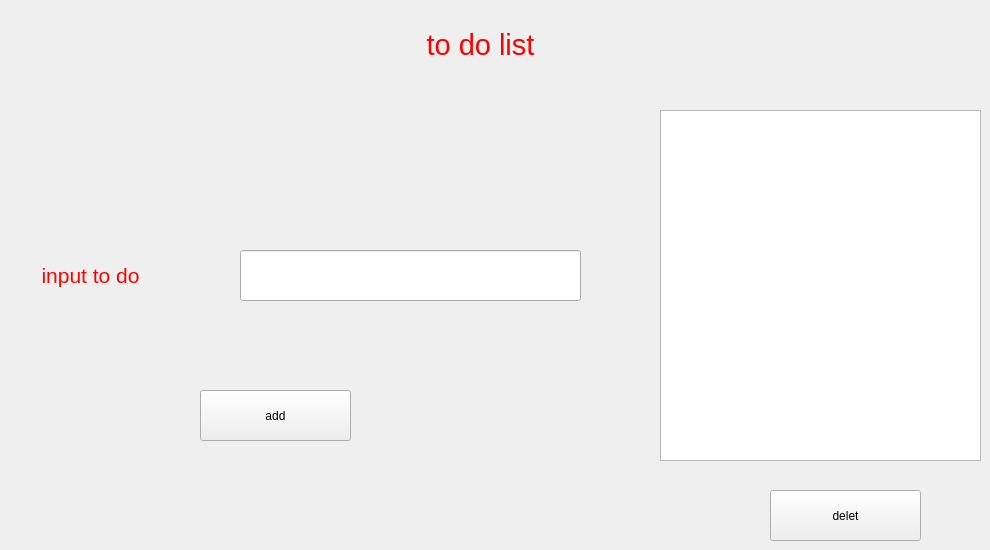
  <widget class="QWidget" name="centralwidget">
   <widget class="QListWidget" name="list">
    <property name="geometry">
     <rect>
      <x>660</x>
      <y>110</y>
      <width>321</width>
      <height>351</height>
     </rect>
    </property>
   </widget>
   <widget class="QLabel" name="label">
    <property name="enabled">
     <bool>true</bool>
    </property>
    <property name="geometry">
     <rect>
      <x>300</x>
      <y>10</y>
      <width>361</width>
      <height>71</height>
     </rect>
    </property>
    <property name="palette">
     <palette>
      <active>
       <colorrole role="WindowText">
        <brush brushstyle="SolidPattern">
         <color alpha="255">
          <red>0</red>
          <green>0</green>
          <blue>0</blue>
         </color>
        </brush>
       </colorrole>
       <colorrole role="Button">
        <brush brushstyle="SolidPattern">
         <color alpha="255">
          <red>240</red>
          <green>24</green>
          <blue>136</blue>
         </color>
        </brush>
       </colorrole>
       <colorrole role="Light">
        <brush brushstyle="SolidPattern">
         <color alpha="255">
          <red>255</red>
          <green>130</green>
          <blue>195</blue>
         </color>
        </brush>
       </colorrole>
       <colorrole role="Midlight">
        <brush brushstyle="SolidPattern">
         <color alpha="255">
          <red>247</red>
          <green>77</green>
          <blue>165</blue>
         </color>
        </brush>
       </colorrole>
       <colorrole role="Dark">
        <brush brushstyle="SolidPattern">
         <color alpha="255">
          <red>120</red>
          <green>12</green>
          <blue>68</blue>
         </color>
        </brush>
       </colorrole>
       <colorrole role="Mid">
        <brush brushstyle="SolidPattern">
         <color alpha="255">
          <red>160</red>
          <green>16</green>
          <blue>91</blue>
         </color>
        </brush>
       </colorrole>
       <colorrole role="Text">
        <brush brushstyle="SolidPattern">
         <color alpha="255">
          <red>0</red>
          <green>0</green>
          <blue>0</blue>
         </color>
        </brush>
       </colorrole>
       <colorrole role="BrightText">
        <brush brushstyle="SolidPattern">
         <color alpha="255">
          <red>255</red>
          <green>255</green>
          <blue>255</blue>
         </color>
        </brush>
       </colorrole>
       <colorrole role="ButtonText">
        <brush brushstyle="SolidPattern">
         <color alpha="255">
          <red>0</red>
          <green>0</green>
          <blue>0</blue>
         </color>
        </brush>
       </colorrole>
       <colorrole role="Base">
        <brush brushstyle="SolidPattern">
         <color alpha="255">
          <red>255</red>
          <green>255</green>
          <blue>255</blue>
         </color>
        </brush>
       </colorrole>
       <colorrole role="Window">
        <brush brushstyle="SolidPattern">
         <color alpha="255">
          <red>240</red>
          <green>24</green>
          <blue>136</blue>
         </color>
        </brush>
       </colorrole>
       <colorrole role="Shadow">
        <brush brushstyle="SolidPattern">
         <color alpha="255">
          <red>0</red>
          <green>0</green>
          <blue>0</blue>
         </color>
        </brush>
       </colorrole>
       <colorrole role="AlternateBase">
        <brush brushstyle="SolidPattern">
         <color alpha="255">
          <red>247</red>
          <green>139</green>
          <blue>195</blue>
         </color>
        </brush>
       </colorrole>
       <colorrole role="ToolTipBase">
        <brush brushstyle="SolidPattern">
         <color alpha="255">
          <red>255</red>
          <green>255</green>
          <blue>220</blue>
         </color>
        </brush>
       </colorrole>
       <colorrole role="ToolTipText">
        <brush brushstyle="SolidPattern">
         <color alpha="255">
          <red>0</red>
          <green>0</green>
          <blue>0</blue>
         </color>
        </brush>
       </colorrole>
       <colorrole role="PlaceholderText">
        <brush brushstyle="SolidPattern">
         <color alpha="128">
          <red>0</red>
          <green>0</green>
          <blue>0</blue>
         </color>
        </brush>
       </colorrole>
      </active>
      <inactive>
       <colorrole role="WindowText">
        <brush brushstyle="SolidPattern">
         <color alpha="255">
          <red>0</red>
          <green>0</green>
          <blue>0</blue>
         </color>
        </brush>
       </colorrole>
       <colorrole role="Button">
        <brush brushstyle="SolidPattern">
         <color alpha="255">
          <red>240</red>
          <green>24</green>
          <blue>136</blue>
         </color>
        </brush>
       </colorrole>
       <colorrole role="Light">
        <brush brushstyle="SolidPattern">
         <color alpha="255">
          <red>255</red>
          <green>130</green>
          <blue>195</blue>
         </color>
        </brush>
       </colorrole>
       <colorrole role="Midlight">
        <brush brushstyle="SolidPattern">
         <color alpha="255">
          <red>247</red>
          <green>77</green>
          <blue>165</blue>
         </color>
        </brush>
       </colorrole>
       <colorrole role="Dark">
        <brush brushstyle="SolidPattern">
         <color alpha="255">
          <red>120</red>
          <green>12</green>
          <blue>68</blue>
         </color>
        </brush>
       </colorrole>
       <colorrole role="Mid">
        <brush brushstyle="SolidPattern">
         <color alpha="255">
          <red>160</red>
          <green>16</green>
          <blue>91</blue>
         </color>
        </brush>
       </colorrole>
       <colorrole role="Text">
        <brush brushstyle="SolidPattern">
         <color alpha="255">
          <red>0</red>
          <green>0</green>
          <blue>0</blue>
         </color>
        </brush>
       </colorrole>
       <colorrole role="BrightText">
        <brush brushstyle="SolidPattern">
         <color alpha="255">
          <red>255</red>
          <green>255</green>
          <blue>255</blue>
         </color>
        </brush>
       </colorrole>
       <colorrole role="ButtonText">
        <brush brushstyle="SolidPattern">
         <color alpha="255">
          <red>0</red>
          <green>0</green>
          <blue>0</blue>
         </color>
        </brush>
       </colorrole>
       <colorrole role="Base">
        <brush brushstyle="SolidPattern">
         <color alpha="255">
          <red>255</red>
          <green>255</green>
          <blue>255</blue>
         </color>
        </brush>
       </colorrole>
       <colorrole role="Window">
        <brush brushstyle="SolidPattern">
         <color alpha="255">
          <red>240</red>
          <green>24</green>
          <blue>136</blue>
         </color>
        </brush>
       </colorrole>
       <colorrole role="Shadow">
        <brush brushstyle="SolidPattern">
         <color alpha="255">
          <red>0</red>
          <green>0</green>
          <blue>0</blue>
         </color>
        </brush>
       </colorrole>
       <colorrole role="AlternateBase">
        <brush brushstyle="SolidPattern">
         <color alpha="255">
          <red>247</red>
          <green>139</green>
          <blue>195</blue>
         </color>
        </brush>
       </colorrole>
       <colorrole role="ToolTipBase">
        <brush brushstyle="SolidPattern">
         <color alpha="255">
          <red>255</red>
          <green>255</green>
          <blue>220</blue>
         </color>
        </brush>
       </colorrole>
       <colorrole role="ToolTipText">
        <brush brushstyle="SolidPattern">
         <color alpha="255">
          <red>0</red>
          <green>0</green>
          <blue>0</blue>
         </color>
        </brush>
       </colorrole>
       <colorrole role="PlaceholderText">
        <brush brushstyle="SolidPattern">
         <color alpha="128">
          <red>0</red>
          <green>0</green>
          <blue>0</blue>
         </color>
        </brush>
       </colorrole>
      </inactive>
      <disabled>
       <colorrole role="WindowText">
        <brush brushstyle="SolidPattern">
         <color alpha="255">
          <red>120</red>
          <green>12</green>
          <blue>68</blue>
         </color>
        </brush>
       </colorrole>
       <colorrole role="Button">
        <brush brushstyle="SolidPattern">
         <color alpha="255">
          <red>240</red>
          <green>24</green>
          <blue>136</blue>
         </color>
        </brush>
       </colorrole>
       <colorrole role="Light">
        <brush brushstyle="SolidPattern">
         <color alpha="255">
          <red>255</red>
          <green>130</green>
          <blue>195</blue>
         </color>
        </brush>
       </colorrole>
       <colorrole role="Midlight">
        <brush brushstyle="SolidPattern">
         <color alpha="255">
          <red>247</red>
          <green>77</green>
          <blue>165</blue>
         </color>
        </brush>
       </colorrole>
       <colorrole role="Dark">
        <brush brushstyle="SolidPattern">
         <color alpha="255">
          <red>120</red>
          <green>12</green>
          <blue>68</blue>
         </color>
        </brush>
       </colorrole>
       <colorrole role="Mid">
        <brush brushstyle="SolidPattern">
         <color alpha="255">
          <red>160</red>
          <green>16</green>
          <blue>91</blue>
         </color>
        </brush>
       </colorrole>
       <colorrole role="Text">
        <brush brushstyle="SolidPattern">
         <color alpha="255">
          <red>120</red>
          <green>12</green>
          <blue>68</blue>
         </color>
        </brush>
       </colorrole>
       <colorrole role="BrightText">
        <brush brushstyle="SolidPattern">
         <color alpha="255">
          <red>255</red>
          <green>255</green>
          <blue>255</blue>
         </color>
        </brush>
       </colorrole>
       <colorrole role="ButtonText">
        <brush brushstyle="SolidPattern">
         <color alpha="255">
          <red>120</red>
          <green>12</green>
          <blue>68</blue>
         </color>
        </brush>
       </colorrole>
       <colorrole role="Base">
        <brush brushstyle="SolidPattern">
         <color alpha="255">
          <red>240</red>
          <green>24</green>
          <blue>136</blue>
         </color>
        </brush>
       </colorrole>
       <colorrole role="Window">
        <brush brushstyle="SolidPattern">
         <color alpha="255">
          <red>240</red>
          <green>24</green>
          <blue>136</blue>
         </color>
        </brush>
       </colorrole>
       <colorrole role="Shadow">
        <brush brushstyle="SolidPattern">
         <color alpha="255">
          <red>0</red>
          <green>0</green>
          <blue>0</blue>
         </color>
        </brush>
       </colorrole>
       <colorrole role="AlternateBase">
        <brush brushstyle="SolidPattern">
         <color alpha="255">
          <red>240</red>
          <green>24</green>
          <blue>136</blue>
         </color>
        </brush>
       </colorrole>
       <colorrole role="ToolTipBase">
        <brush brushstyle="SolidPattern">
         <color alpha="255">
          <red>255</red>
          <green>255</green>
          <blue>220</blue>
         </color>
        </brush>
       </colorrole>
       <colorrole role="ToolTipText">
        <brush brushstyle="SolidPattern">
         <color alpha="255">
          <red>0</red>
          <green>0</green>
          <blue>0</blue>
         </color>
        </brush>
       </colorrole>
       <colorrole role="PlaceholderText">
        <brush brushstyle="SolidPattern">
         <color alpha="128">
          <red>0</red>
          <green>0</green>
          <blue>0</blue>
         </color>
        </brush>
       </colorrole>
      </disabled>
     </palette>
    </property>
    <property name="mouseTracking">
     <bool>true</bool>
    </property>
    <property name="text">
     <string>&lt;html&gt;&lt;head/&gt;&lt;body&gt;&lt;p align=&quot;center&quot;&gt;&lt;span style=&quot; font-size:22pt; color:#ff0000;&quot;&gt;to do list&lt;/span&gt;&lt;/p&gt;&lt;/body&gt;&lt;/html&gt;</string>
    </property>
   </widget>
   <widget class="QLabel" name="label_2">
    <property name="enabled">
     <bool>true</bool>
    </property>
    <property name="geometry">
     <rect>
      <x>10</x>
      <y>240</y>
      <width>161</width>
      <height>71</height>
     </rect>
    </property>
    <property name="palette">
     <palette>
      <active>
       <colorrole role="WindowText">
        <brush brushstyle="SolidPattern">
         <color alpha="255">
          <red>0</red>
          <green>0</green>
          <blue>0</blue>
         </color>
        </brush>
       </colorrole>
       <colorrole role="Button">
        <brush brushstyle="SolidPattern">
         <color alpha="255">
          <red>240</red>
          <green>24</green>
          <blue>136</blue>
         </color>
        </brush>
       </colorrole>
       <colorrole role="Light">
        <brush brushstyle="SolidPattern">
         <color alpha="255">
          <red>255</red>
          <green>130</green>
          <blue>195</blue>
         </color>
        </brush>
       </colorrole>
       <colorrole role="Midlight">
        <brush brushstyle="SolidPattern">
         <color alpha="255">
          <red>247</red>
          <green>77</green>
          <blue>165</blue>
         </color>
        </brush>
       </colorrole>
       <colorrole role="Dark">
        <brush brushstyle="SolidPattern">
         <color alpha="255">
          <red>120</red>
          <green>12</green>
          <blue>68</blue>
         </color>
        </brush>
       </colorrole>
       <colorrole role="Mid">
        <brush brushstyle="SolidPattern">
         <color alpha="255">
          <red>160</red>
          <green>16</green>
          <blue>91</blue>
         </color>
        </brush>
       </colorrole>
       <colorrole role="Text">
        <brush brushstyle="SolidPattern">
         <color alpha="255">
          <red>0</red>
          <green>0</green>
          <blue>0</blue>
         </color>
        </brush>
       </colorrole>
       <colorrole role="BrightText">
        <brush brushstyle="SolidPattern">
         <color alpha="255">
          <red>255</red>
          <green>255</green>
          <blue>255</blue>
         </color>
        </brush>
       </colorrole>
       <colorrole role="ButtonText">
        <brush brushstyle="SolidPattern">
         <color alpha="255">
          <red>0</red>
          <green>0</green>
          <blue>0</blue>
         </color>
        </brush>
       </colorrole>
       <colorrole role="Base">
        <brush brushstyle="SolidPattern">
         <color alpha="255">
          <red>255</red>
          <green>255</green>
          <blue>255</blue>
         </color>
        </brush>
       </colorrole>
       <colorrole role="Window">
        <brush brushstyle="SolidPattern">
         <color alpha="255">
          <red>240</red>
          <green>24</green>
          <blue>136</blue>
         </color>
        </brush>
       </colorrole>
       <colorrole role="Shadow">
        <brush brushstyle="SolidPattern">
         <color alpha="255">
          <red>0</red>
          <green>0</green>
          <blue>0</blue>
         </color>
        </brush>
       </colorrole>
       <colorrole role="AlternateBase">
        <brush brushstyle="SolidPattern">
         <color alpha="255">
          <red>247</red>
          <green>139</green>
          <blue>195</blue>
         </color>
        </brush>
       </colorrole>
       <colorrole role="ToolTipBase">
        <brush brushstyle="SolidPattern">
         <color alpha="255">
          <red>255</red>
          <green>255</green>
          <blue>220</blue>
         </color>
        </brush>
       </colorrole>
       <colorrole role="ToolTipText">
        <brush brushstyle="SolidPattern">
         <color alpha="255">
          <red>0</red>
          <green>0</green>
          <blue>0</blue>
         </color>
        </brush>
       </colorrole>
       <colorrole role="PlaceholderText">
        <brush brushstyle="SolidPattern">
         <color alpha="128">
          <red>0</red>
          <green>0</green>
          <blue>0</blue>
         </color>
        </brush>
       </colorrole>
      </active>
      <inactive>
       <colorrole role="WindowText">
        <brush brushstyle="SolidPattern">
         <color alpha="255">
          <red>0</red>
          <green>0</green>
          <blue>0</blue>
         </color>
        </brush>
       </colorrole>
       <colorrole role="Button">
        <brush brushstyle="SolidPattern">
         <color alpha="255">
          <red>240</red>
          <green>24</green>
          <blue>136</blue>
         </color>
        </brush>
       </colorrole>
       <colorrole role="Light">
        <brush brushstyle="SolidPattern">
         <color alpha="255">
          <red>255</red>
          <green>130</green>
          <blue>195</blue>
         </color>
        </brush>
       </colorrole>
       <colorrole role="Midlight">
        <brush brushstyle="SolidPattern">
         <color alpha="255">
          <red>247</red>
          <green>77</green>
          <blue>165</blue>
         </color>
        </brush>
       </colorrole>
       <colorrole role="Dark">
        <brush brushstyle="SolidPattern">
         <color alpha="255">
          <red>120</red>
          <green>12</green>
          <blue>68</blue>
         </color>
        </brush>
       </colorrole>
       <colorrole role="Mid">
        <brush brushstyle="SolidPattern">
         <color alpha="255">
          <red>160</red>
          <green>16</green>
          <blue>91</blue>
         </color>
        </brush>
       </colorrole>
       <colorrole role="Text">
        <brush brushstyle="SolidPattern">
         <color alpha="255">
          <red>0</red>
          <green>0</green>
          <blue>0</blue>
         </color>
        </brush>
       </colorrole>
       <colorrole role="BrightText">
        <brush brushstyle="SolidPattern">
         <color alpha="255">
          <red>255</red>
          <green>255</green>
          <blue>255</blue>
         </color>
        </brush>
       </colorrole>
       <colorrole role="ButtonText">
        <brush brushstyle="SolidPattern">
         <color alpha="255">
          <red>0</red>
          <green>0</green>
          <blue>0</blue>
         </color>
        </brush>
       </colorrole>
       <colorrole role="Base">
        <brush brushstyle="SolidPattern">
         <color alpha="255">
          <red>255</red>
          <green>255</green>
          <blue>255</blue>
         </color>
        </brush>
       </colorrole>
       <colorrole role="Window">
        <brush brushstyle="SolidPattern">
         <color alpha="255">
          <red>240</red>
          <green>24</green>
          <blue>136</blue>
         </color>
        </brush>
       </colorrole>
       <colorrole role="Shadow">
        <brush brushstyle="SolidPattern">
         <color alpha="255">
          <red>0</red>
          <green>0</green>
          <blue>0</blue>
         </color>
        </brush>
       </colorrole>
       <colorrole role="AlternateBase">
        <brush brushstyle="SolidPattern">
         <color alpha="255">
          <red>247</red>
          <green>139</green>
          <blue>195</blue>
         </color>
        </brush>
       </colorrole>
       <colorrole role="ToolTipBase">
        <brush brushstyle="SolidPattern">
         <color alpha="255">
          <red>255</red>
          <green>255</green>
          <blue>220</blue>
         </color>
        </brush>
       </colorrole>
       <colorrole role="ToolTipText">
        <brush brushstyle="SolidPattern">
         <color alpha="255">
          <red>0</red>
          <green>0</green>
          <blue>0</blue>
         </color>
        </brush>
       </colorrole>
       <colorrole role="PlaceholderText">
        <brush brushstyle="SolidPattern">
         <color alpha="128">
          <red>0</red>
          <green>0</green>
          <blue>0</blue>
         </color>
        </brush>
       </colorrole>
      </inactive>
      <disabled>
       <colorrole role="WindowText">
        <brush brushstyle="SolidPattern">
         <color alpha="255">
          <red>120</red>
          <green>12</green>
          <blue>68</blue>
         </color>
        </brush>
       </colorrole>
       <colorrole role="Button">
        <brush brushstyle="SolidPattern">
         <color alpha="255">
          <red>240</red>
          <green>24</green>
          <blue>136</blue>
         </color>
        </brush>
       </colorrole>
       <colorrole role="Light">
        <brush brushstyle="SolidPattern">
         <color alpha="255">
          <red>255</red>
          <green>130</green>
          <blue>195</blue>
         </color>
        </brush>
       </colorrole>
       <colorrole role="Midlight">
        <brush brushstyle="SolidPattern">
         <color alpha="255">
          <red>247</red>
          <green>77</green>
          <blue>165</blue>
         </color>
        </brush>
       </colorrole>
       <colorrole role="Dark">
        <brush brushstyle="SolidPattern">
         <color alpha="255">
          <red>120</red>
          <green>12</green>
          <blue>68</blue>
         </color>
        </brush>
       </colorrole>
       <colorrole role="Mid">
        <brush brushstyle="SolidPattern">
         <color alpha="255">
          <red>160</red>
          <green>16</green>
          <blue>91</blue>
         </color>
        </brush>
       </colorrole>
       <colorrole role="Text">
        <brush brushstyle="SolidPattern">
         <color alpha="255">
          <red>120</red>
          <green>12</green>
          <blue>68</blue>
         </color>
        </brush>
       </colorrole>
       <colorrole role="BrightText">
        <brush brushstyle="SolidPattern">
         <color alpha="255">
          <red>255</red>
          <green>255</green>
          <blue>255</blue>
         </color>
        </brush>
       </colorrole>
       <colorrole role="ButtonText">
        <brush brushstyle="SolidPattern">
         <color alpha="255">
          <red>120</red>
          <green>12</green>
          <blue>68</blue>
         </color>
        </brush>
       </colorrole>
       <colorrole role="Base">
        <brush brushstyle="SolidPattern">
         <color alpha="255">
          <red>240</red>
          <green>24</green>
          <blue>136</blue>
         </color>
        </brush>
       </colorrole>
       <colorrole role="Window">
        <brush brushstyle="SolidPattern">
         <color alpha="255">
          <red>240</red>
          <green>24</green>
          <blue>136</blue>
         </color>
        </brush>
       </colorrole>
       <colorrole role="Shadow">
        <brush brushstyle="SolidPattern">
         <color alpha="255">
          <red>0</red>
          <green>0</green>
          <blue>0</blue>
         </color>
        </brush>
       </colorrole>
       <colorrole role="AlternateBase">
        <brush brushstyle="SolidPattern">
         <color alpha="255">
          <red>240</red>
          <green>24</green>
          <blue>136</blue>
         </color>
        </brush>
       </colorrole>
       <colorrole role="ToolTipBase">
        <brush brushstyle="SolidPattern">
         <color alpha="255">
          <red>255</red>
          <green>255</green>
          <blue>220</blue>
         </color>
        </brush>
       </colorrole>
       <colorrole role="ToolTipText">
        <brush brushstyle="SolidPattern">
         <color alpha="255">
          <red>0</red>
          <green>0</green>
          <blue>0</blue>
         </color>
        </brush>
       </colorrole>
       <colorrole role="PlaceholderText">
        <brush brushstyle="SolidPattern">
         <color alpha="128">
          <red>0</red>
          <green>0</green>
          <blue>0</blue>
         </color>
        </brush>
       </colorrole>
      </disabled>
     </palette>
    </property>
    <property name="mouseTracking">
     <bool>true</bool>
    </property>
    <property name="text">
     <string>&lt;html&gt;&lt;head/&gt;&lt;body&gt;&lt;p align=&quot;center&quot;&gt;&lt;span style=&quot; font-size:16pt; color:#ff0000;&quot;&gt;input to do&lt;/span&gt;&lt;/p&gt;&lt;/body&gt;&lt;/html&gt;</string>
    </property>
   </widget>
   <widget class="QLineEdit" name="wthido">
    <property name="geometry">
     <rect>
      <x>240</x>
      <y>250</y>
      <width>341</width>
      <height>51</height>
     </rect>
    </property>
   </widget>
   <widget class="QPushButton" name="buttonAdd">
    <property name="geometry">
     <rect>
      <x>200</x>
      <y>390</y>
      <width>151</width>
      <height>51</height>
     </rect>
    </property>
    <property name="toolTip">
     <string>&lt;html&gt;&lt;head/&gt;&lt;body&gt;&lt;p align=&quot;center&quot;&gt;&lt;br/&gt;&lt;/p&gt;&lt;/body&gt;&lt;/html&gt;</string>
    </property>
    <property name="text">
     <string>add</string>
    </property>
   </widget>
   <widget class="QPushButton" name="buttonDelet">
    <property name="geometry">
     <rect>
      <x>770</x>
      <y>490</y>
      <width>151</width>
      <height>51</height>
     </rect>
    </property>
    <property name="text">
     <string>delet</string>
    </property>
   </widget>
  </widget>
